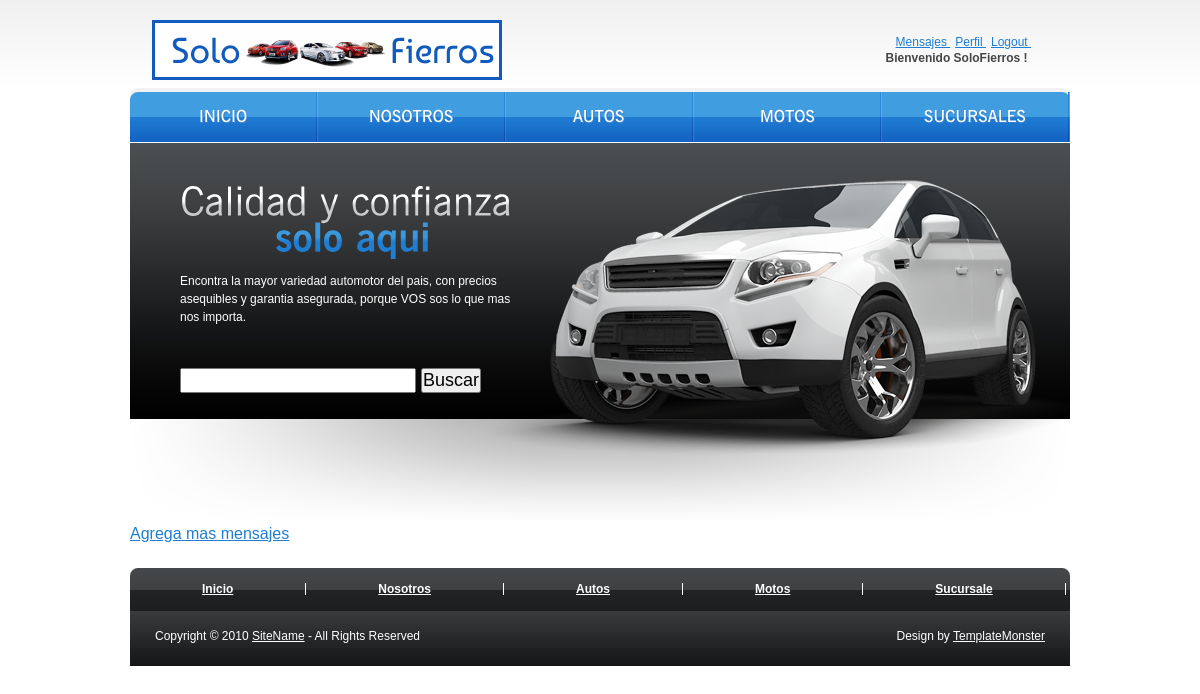
Before: /auth/messages/ (signed in) with the older database file.
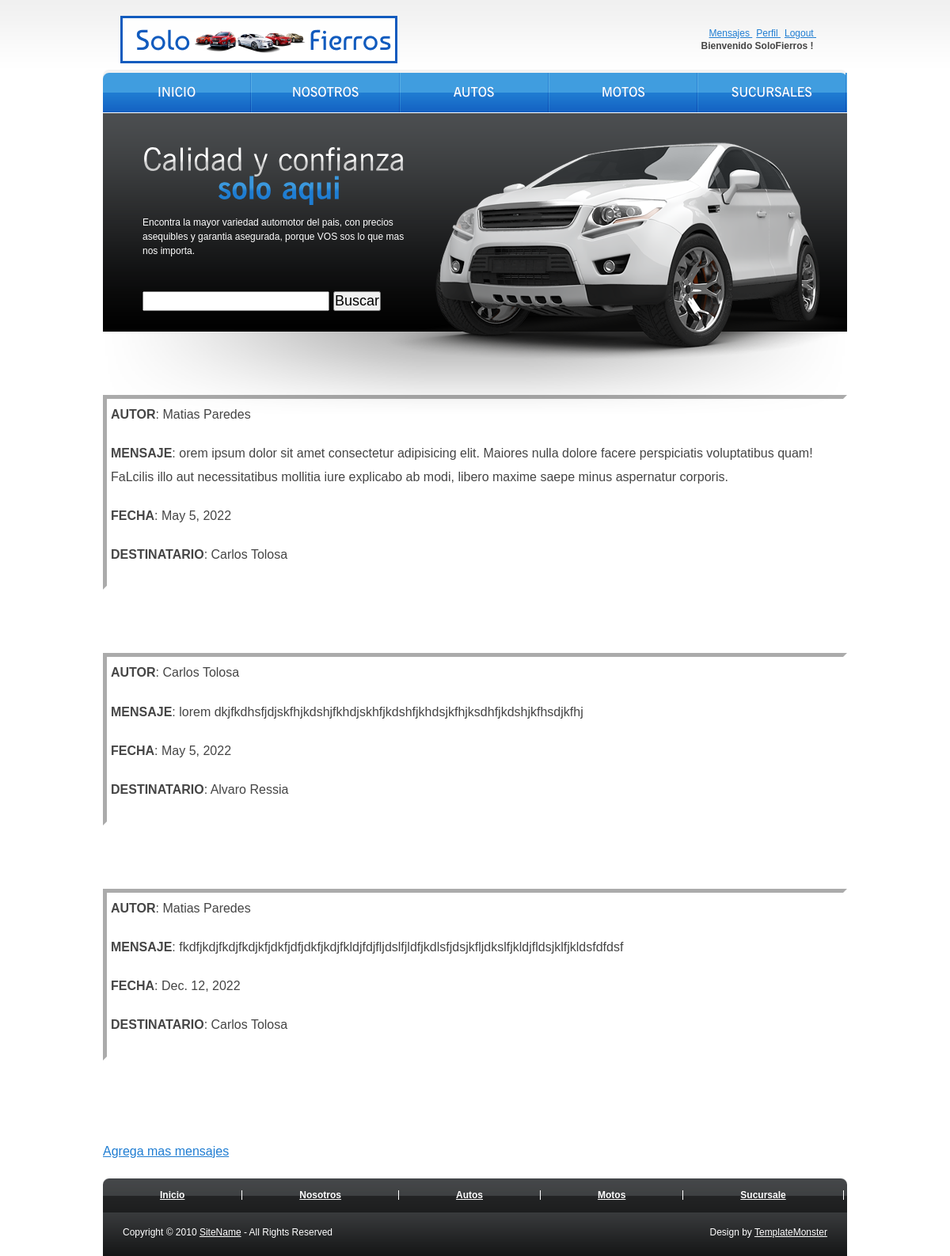
After: the same page with the newer database file.
### AuthApp/models.py (models this page shows)
class Mensajes(models.Model):
    autor = models.CharField(max_length=50)
    mensaje = models.TextField(max_length=1000)
    fecha = models.DateField(null=True)
    destinatario = models.CharField(max_length=50)

### AuthApp/views.py (the view)
# urls.py: path("messages/", mensajes.as_view(), name="auth-messages"),
class mensajes(LoginRequiredMixin, ListView):
    model = Mensajes
    template_name = "AuthApp/mensajes.html"

### AuthApp/templates/AuthApp/mensajes.html
{% extends "MainApp/index.html" %}
{% block contenido %}
{% for mensajes in object_list %}
<div style="margin: 80px 0; border: 5px inset white; padding: 5px;">
    <p><b>AUTOR</b>: {{mensajes.autor}}</p>
    <p><b>MENSAJE</b>: {{mensajes.mensaje}}</p>
    <p><b>FECHA</b>: {{mensajes.fecha}}</p>
    <p><b>DESTINATARIO</b>: {{mensajes.destinatario}}</p>
</div>
{% endfor %}
<p style="margin-top: 100px ;">
    <a href="{% url 'auth-messages-form' %}">Agrega mas mensajes</a>
</p>
{% endblock%}

Changed rows visible on the page:
added Mensajes: autor "Matias Paredes", mensaje "orem ipsum dolor sit amet consectetur adipisicing elit. Maiores nulla dolore facere perspiciatis voluptatibus quam! FaLcilis illo aut necessitatibus mollitia iure explicabo ab modi, libero maxime saepe minus aspernatur corporis.", fecha "May 5, 2022", destinatario "Carlos Tolosa"
added Mensajes: autor "Carlos Tolosa", mensaje "lorem dkjfkdhsfjdjskfhjkdshjfkhdjskhfjkdshfjkhdsjkfhjksdhfjkdshjkfhsdjkfhj", fecha "May 5, 2022", destinatario "Alvaro Ressia"
added Mensajes: autor "Matias Paredes", mensaje "fkdfjkdjfkdjfkdjkfjdkfjdfjdkfjkdjfkldjfdjfljdslfjldfjkdlsfjdsjkfljdkslfjkldjfldsjklfjkldsfdfdsf", fecha "Dec. 12, 2022", destinatario "Carlos Tolosa"
